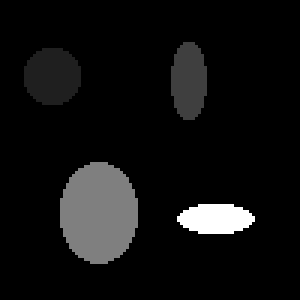
#> input picture data/label_map_with_index_gaps.tif, 100 x 100 px (shown 3 times larger)
$ jupyter execute --allow-errors sequential_labeling.ipynb
#> lines starting #> are read from the running program, lines starting #| are printed output that depends on the picture
(image-segmentation:relabel-sequential)=
# Étiquetage séquentiel des objets (ré-étiquetage)

Comme mentionné précédemment, selon le cas d'utilisation, il peut être important d'étiqueter les objets d'une image de manière séquentielle. Il pourrait par exemple arriver qu'un algorithme de post-traitement pour les images étiquetées échoue si nous lui transmettons une image étiquetée avec des étiquettes manquantes. Par conséquent, nous devrions savoir comment ré-étiqueter une image de manière séquentielle.

[cell 1]
import numpy as np
from skimage.io import imread
from skimage.segmentation import relabel_sequential
import pyclesperanto_prototype as cle

Notre point de départ est une image étiquetée avec les étiquettes 1-8, où certaines étiquettes ne sont pas présentes :

[cell 2]
label_image = imread("../../data/label_map_with_index_gaps.tif")
#> label_image is the input picture: shape (100, 100); min 0, max 8, mean 0.523
cle.imshow(label_image, labels=True)
#> (this line was passed over: pyclesperanto_prototype is not available in this run)

En mesurant l'intensité maximale dans l'image, nous pouvons voir que cette image étiquetée contenant 4 étiquettes n'est évidemment pas étiquetée séquentiellement.

[cell 3]
np.max(label_image)
#> Out = 8

Nous pouvons utiliser la fonction `unique` pour déterminer quelles étiquettes sont présentes :

[cell 4]
np.unique(label_image)
#> Out = [0, 1, 2, 4, 8]

## Étiquetage séquentiel
Nous pouvons maintenant ré-étiqueter cette image et supprimer ces écarts en utilisant [la fonction `relabel_sequential()` de scikit-image](https://scikit-image.org/docs/dev/api/skimage.segmentation.html#skimage.segmentation.relabel_sequential). Nous utilisons `_` comme variables de retour supplémentaires car nous ne sommes pas intéressés par elles. C'est nécessaire car la fonction `relabel_sequential` renvoie trois éléments, mais nous n'avons besoin que du premier.

[cell 5]
relabeled, _, _ = relabel_sequential(label_image)
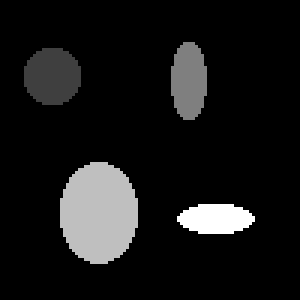
#> relabeled: shape (100, 100) (shown 3 times larger); min 0, max 4, mean 0.371; drawn with min black and max white

cle.imshow(relabeled, labels=True)
#> (this line was passed over: pyclesperanto_prototype is not available in this run)

Ensuite, les étiquettes uniques devraient être séquentielles :

[cell 6]
np.unique(relabeled)
#> Out = [0, 1, 2, 3, 4]
